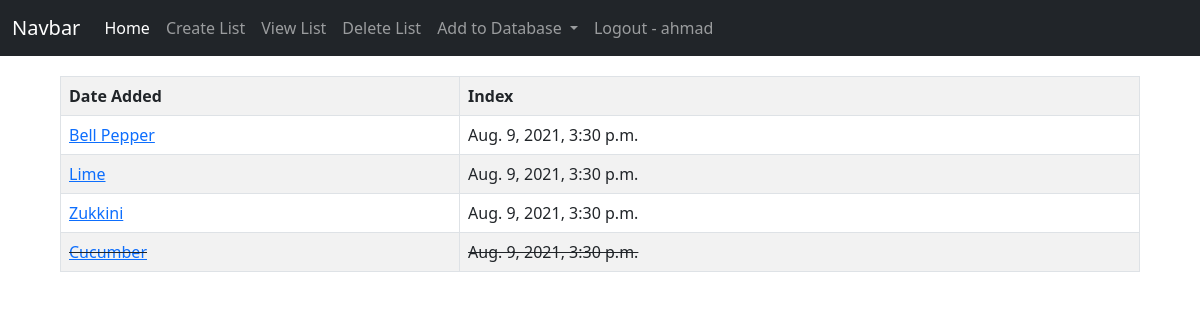
Page /grocery/undo_item/47/ (signed in) on the earlier database version.
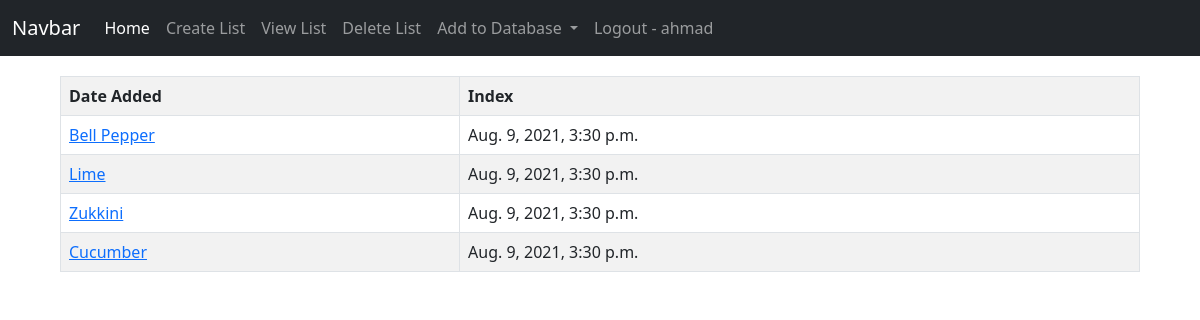
Same page on the later database version.
### grocery/models.py (models this page shows, shortened)
class GroceryList(models.Model):
    user_id = models.IntegerField(max_length=255, null=True)
    item = models.CharField(max_length=255, null=True)
    completed = models.BooleanField(default=False)
    date = models.DateTimeField(auto_now=True, null=True)

### grocery/views.py (the view)
# urls.py: path('undo_item/<int:item_id>/', views.undo_item, name='undo'),
@login_required(login_url='/account/login')
def undo_item(request, item_id):
    user_id = request.session['_auth_user_id']
    grocery_list = GroceryList.objects.filter(user_id=user_id)
    grocery_list.filter(id=item_id).update(completed=False)
    return render(request, 'view_list.html', {'list': grocery_list})

### grocery/templates/view_list.html (shortened to what this page needs)
{% extends 'base.html' %}
{% block content %}
{% load static %}
<link rel="stylesheet" type="text/css" href="{% static 'grocery.css' %}">
<table class="table table-striped table-bordered">
    <tr>
        <th>Date Added</th>
        <th>Index </th>
    </tr>
    {% for i in list %}
    {% if i.completed %}
    <tr>
        <td>
         <s><a href="{% url 'grocery:undo' item_id=i.id %}">{{ i.item }}</a>
        </td>
        <td>
            <s>{{ i.date }}</s>
        </td>
    </tr>
    {% else %}
    <tr>
        <td>
         <a href="{% url 'grocery:complete' item_id=i.id %}">{{ i.item }}</a>
        </td>
        <td>
            {{ i.date }}
        </td>
    </tr>
    {% endif %}
    {% endfor %}
</table>
{% endblock %}

Differences in the rows shown:
changed GroceryList "Cucumber": completed True → False (drawn)
